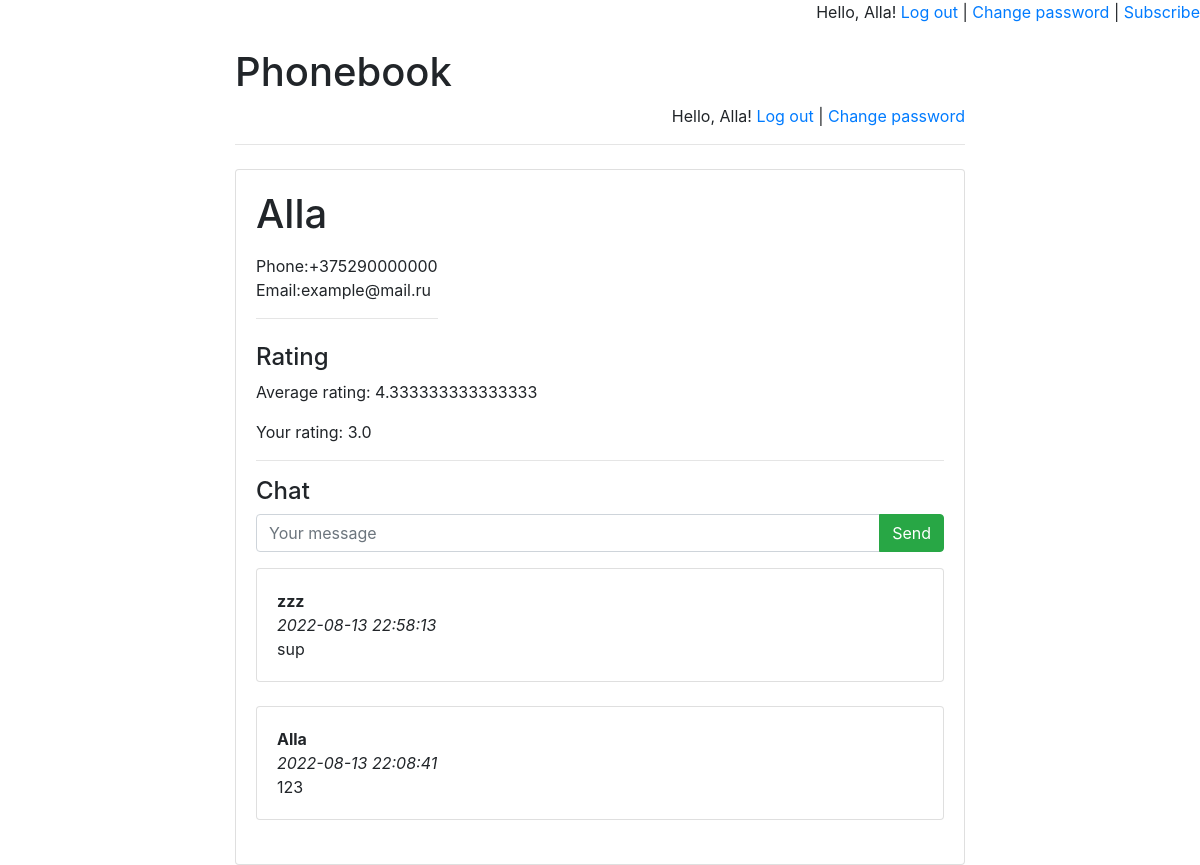
Page /phonebook/1/ (signed in) on the committed database.
### phonebook/models.py (models this page shows)
class Name(models.Model):
    person_name = models.CharField(max_length=255)
    pub_date = models.DateTimeField('date published')

class Detail(models.Model):
    name = models.ForeignKey(Name, on_delete=models.CASCADE)
    phone = models.CharField(max_length=255)
    email = models.CharField(max_length=255)

class Message(models.Model):
    chat = models.ForeignKey(
        Name,
        verbose_name='Чат под именем',
        on_delete=models.CASCADE)
    author = models.ForeignKey(
        User,
        verbose_name='Пользователь', on_delete=models.CASCADE)
    message = models.TextField('Сообщение')
    pub_date = models.DateTimeField(
        'Дата сообщения',
        default=timezone.now)

### phonebook/views.py (the view)
# urls.py: re_path(r'^([0-9]+)/$', views.detail, name='detail'),
def detail(request, id):
    error_message = None
    if "error_message" in request.GET:
        error_message = request.GET["error_message"]
    return render(
        request,
        "details.html",
        {
            "name": get_object_or_404(
                Name, pk=id),
            "error_message": error_message,
            "latest_messages":
                Message.objects
                    .filter(chat_id=id)
                    .order_by('-pub_date')[:5],
            "already_rated_by_user":
                Mark.objects
                    .filter(author_id=request.user.id)
                    .filter(name=id)
                    .count(),
            "user_rating":
                Mark.objects
                    .filter(author_id=request.user.id)
                    .filter(name=id)
                    .aggregate(Avg('mark'))
                ["mark__avg"],
            "avg_mark":
                Mark.objects
                    .filter(name=id)
                    .aggregate(Avg('mark'))
                ["mark__avg"]
        }
    )

### templates/details.html (shortened to what this page needs)
{% extends 'base.html' %}
{% block main %}
<h1>{{ name.person_name }}</h1>
{% for detail in name.detail_set.all %}
    <label for="detail{{ forloop.counter }}">
        <p2>Phone:{{ detail.phone }}</p2> <br>
         <p2>Email:{{ detail.email }}</p2>
    <hr>
    </label><br>
    {% endfor %}
<h4>Rating</h4>
    <p>Average rating:
        <span id="avg_mark_span">
            {{ avg_mark }}
        </span>
    </p>
{% if user.is_authenticated %}
    {% if already_rated_by_user <= 0 or already_rated_by_user ==  None %}
        <form action="post_mark/" method="post">
            {% csrf_token %}
            <div class="row">
                <div class="col-sm text-center">
                    <input name="mark"
                           type="radio"
                           value="1"/> 1
                </div>
                <div class="col-sm text-center">
                    <input name="mark"
                           type="radio"
                           value="2"/> 2
                </div>
                <div class="col-sm text-center">
                    <input name="mark"
                           type="radio"
                           value="3"/> 3
                </div>
                <div class="col-sm text-center">
                    <input name="mark"
                           type="radio"
                           value="4"/> 4
                </div>
                <div class="col-sm text-center">
                    <input name="mark"
                           type="radio"
                           value="5"/> 5
                </div>
                <div class="col-sm text-center">
                    <input class="btn btn-success"
                        type="submit"
                        value="Send mark"/>
                </div>
            </div>
        </form>
        {% else %}
        Your rating: {{ user_rating }}
    {% endif %}
{% endif %}
<hr>
<h4>Chat</h4>
{% if user.is_authenticated %}
    <form action="post/" method="post">
    <div class="input-group mb-3">
      <input type="text"
             class="form-control"
             placeholder="Your message"
             name="message"/>
      <div class="input-group-append">
        <input class="btn btn-success"
                type="submit"
                value="Send"/>
      </div>
    </div>
</form>
{% endif %}
    <div id="history">
    {% for message in latest_messages %}
        <div class="card">
        <div class="card-body">
            <strong>
                {{ message.author.username }}
            </strong>
            <br/>
            <em>
                {{ message.pub_date|date:'Y-m-d H:i:s' }}
            </em>
            <br/>
            {{ message.message }}
        </div>
        </div>
        <br/>
    {% endfor %}
</div>
{% endblock %}

### templates/base.html (shortened to what this page needs)
<!doctype html>
<html lang="en">
<head> <meta charset="utf-8">
<p class="text-right">
Hello, {{ user.username }}!
<a href="/phonebook/logout">Log out</a> |
<a href="/phonebook/password-change">Change password</a>
{% if user.email == '' %}
| <a href="/phonebook/subscribe">Subscribe</a>
{% else %}
| <a href="/phonebook/unsubscribe">Unsubscribe</a>
{% endif %}
</p>
    <link rel="stylesheet" href="https://stackpath.bootstrapcdn.com/bootstrap/4.1.3/css/bootstrap.min.css">
    <title>Phonebook</title> </head> <body> <div class="container"> <div class="row justify-content-center">
    <div class="col-8">
        <h1 class="mt-2">Phonebook</h1> {% if user.is_authenticated %} <p class="text-right"> Hello, {{ user.username }}! <a href="/phonebook/logout">Log out</a> | <a href="/phonebook/password-change"> Change password </a>
    </p> {% else %} <p class="text-right"> <a href="/phonebook/login">Log in</a> | <a href="/phonebook/register">Register</a>
    </p> {% endif %} <hr class="mt-0 mb-4"> <div class="card"> <div class="card-body">
        {% block main %} {% endblock %} </div>
    </div> </div> </div> </div> </body> </html>

### rows in the picture
Name: person_name "Alla"
Detail: phone "+375290000000", email "example@mail.ru"
Message: author.username "zzz", pub_date "2022-08-13 22:58:13", message "sup"
Message: author.username "Alla", pub_date "2022-08-13 22:08:41", message "123"

### other values in the picture
{{ user.username }} "Alla"
{{ avg_mark }} "4.333333333333333"
{{ user_rating }} "3.0"
